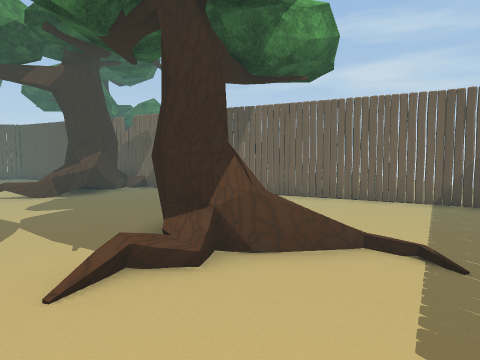
View 1 (above)

24 first-person views from a walk through a scene from a Unity 3-D project. The camera is 1.3 m above the floor, tilts 4° down and sees 70° across. The floor is counted in squares, 1 m on a side. Each view is taken from the middle of a square. On the plan, view 1 faces up. The plan holds only what a view shows up to about 15 squares ahead; the rest is blank. The place goes on beyond the plan. The player character is not drawn. Some surface patterns are stand-ins.

View 2
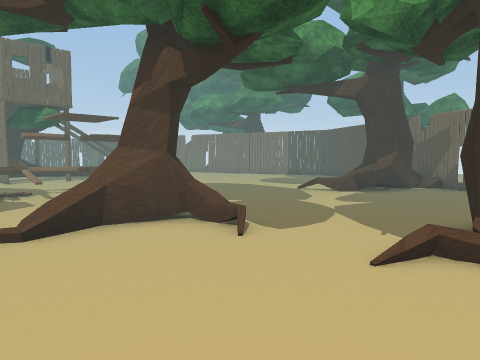

View 3
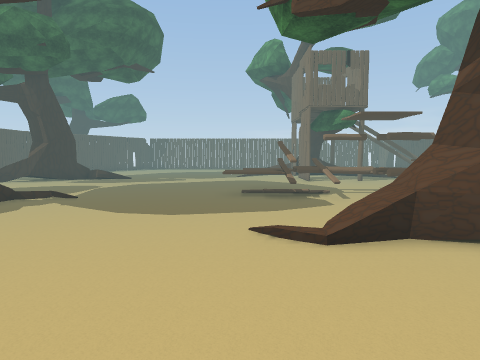

View 4
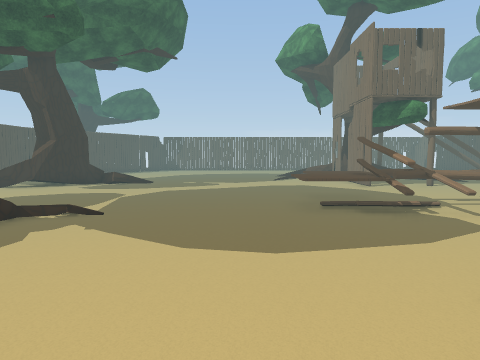

View 5
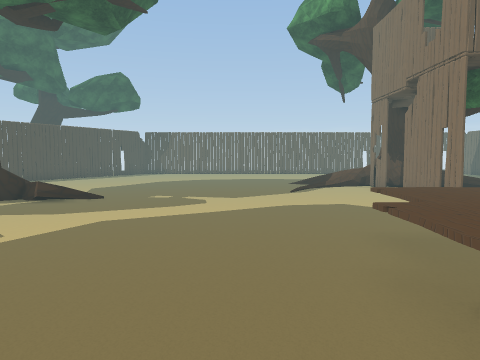

View 6
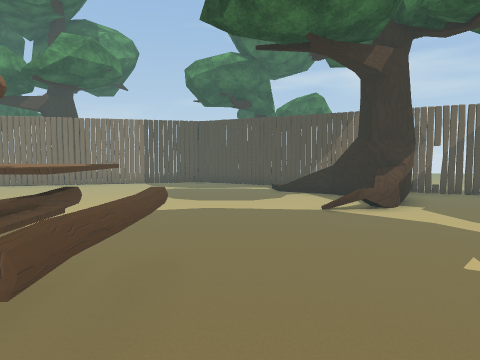

View 7
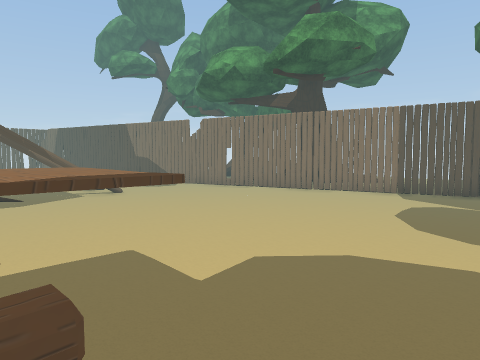

View 8
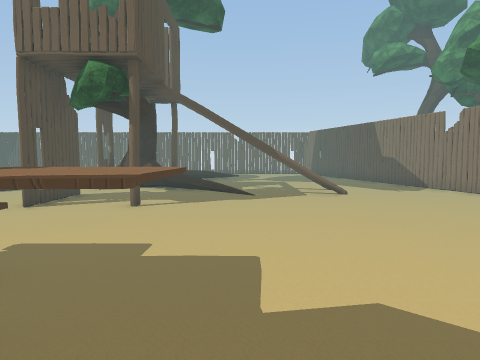

View 9
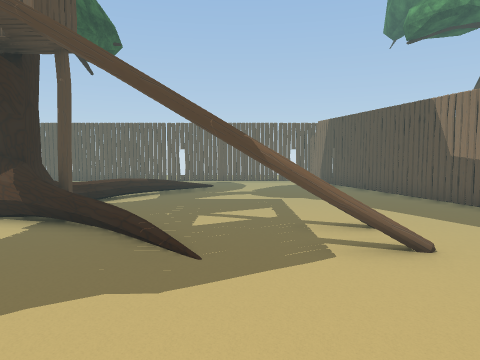

View 10
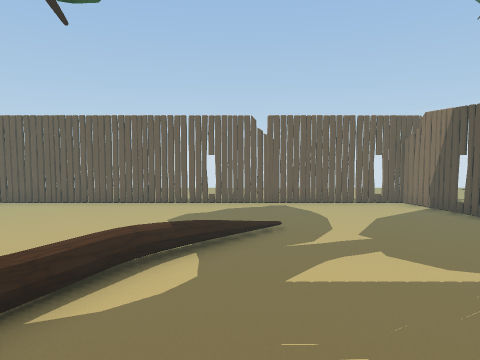

View 11
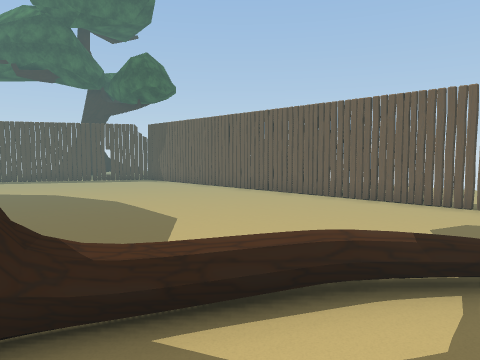

View 12
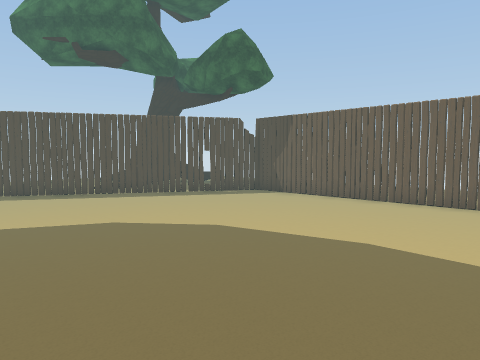

View 13
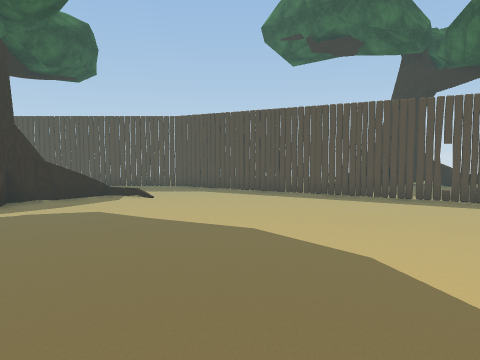

View 14
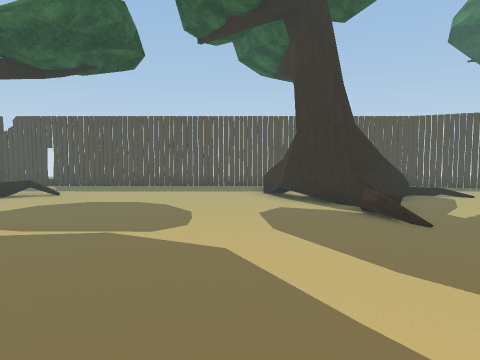

View 15
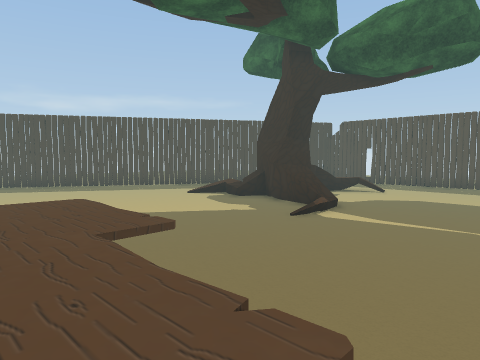

View 16
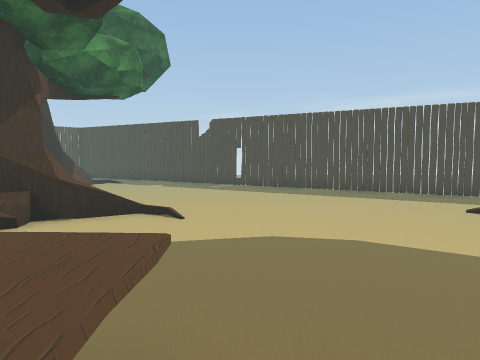

View 17
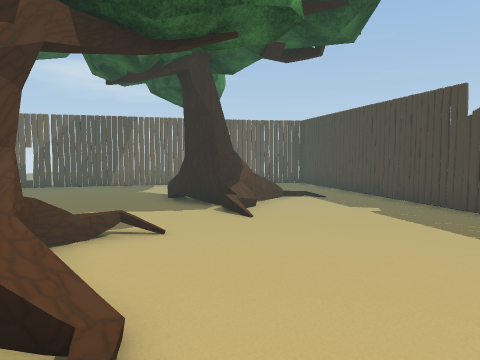

View 18
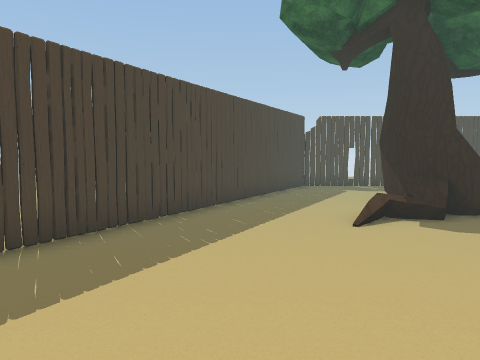

View 19
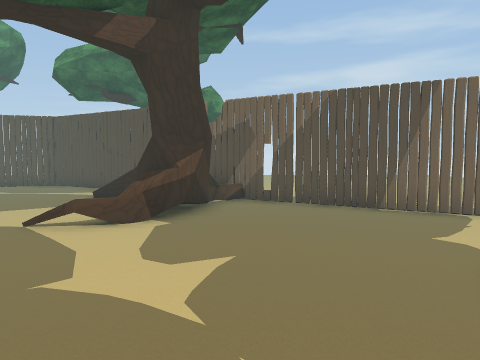

View 20
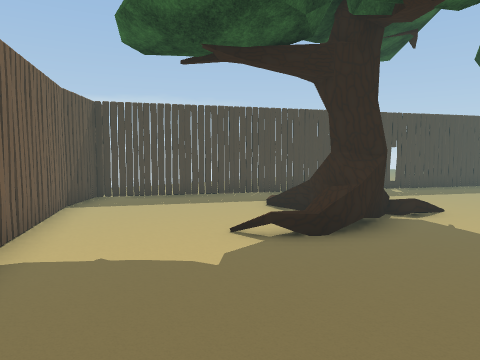

View 21
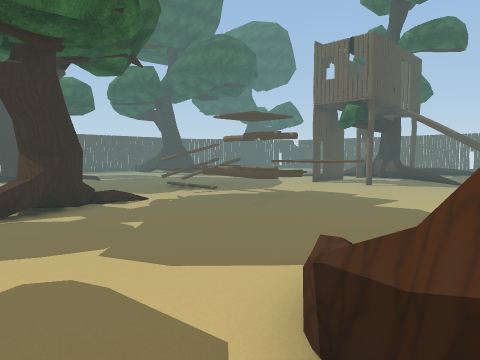

View 22
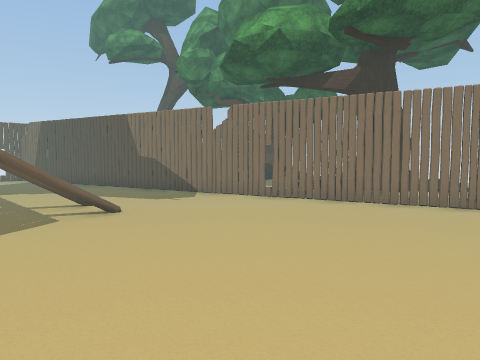

View 23
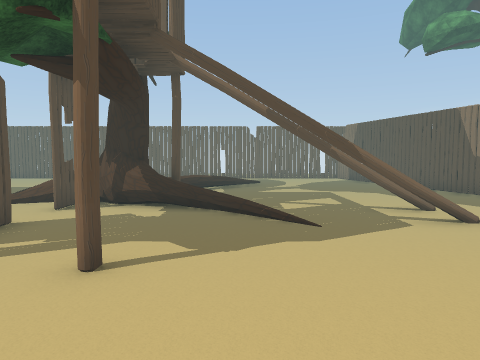

View 24
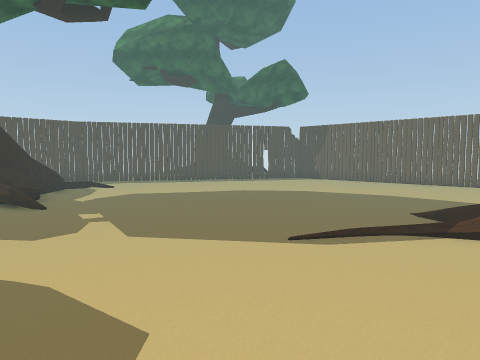

### Floor plan
Key: @ floor where view 1 was taken; # wall or solid block; x gap in a wall; . main floor; : floor 0.25 m higher than the main floor; / step, stairs or slope; = window, fence, low wall or low ledge; ^ raised ledge; P plank; I pillar; T thing the floor can be seen under or through; O other object.
Columns run from 36 left of view 1 to 7 right of it. Each row starts with its distance up from view 1.
 21                   #
 20                  ##
 19                  #...  ###
 18                   .####..##
 17                 ###........##
 16             #OOO.............##
 15         ####................. ##O
 14      ####...................=^##OO.
 13  #OOO........................###..##..
 12  x............................##....##
 11  #...........==...............^.......##
 10  #...........TT........................##..
  9  #...........TT..........................##
  8  #............:...........................##
  7  #.........../........^^^..........O......##
  6  x.....O....=/........^^^O.........##.....#
  5  #....  =O..I....I....^ ^O.........##=...##
  4  #.....   ###.........OOOO....=/...O.....#
  3  #.......  ##..###....OOOO...##=/.......#
  2  #........ =..........PPPP...##.........#
  1  #......../O/........^PPPP...==........#
  0  #.......././........^PPP...........@.O#
 -1  #...........=.......^^^^.............O
 -2  #...................................OO
 -3  #...................................#
 -4  #..................................#
 -5  #..................................#
 -6  #.................................#
 -7  #................................##
 -8  #..............#........O=#O#....#
 -9  #..............O.........=##....#
-10  OO............##..........##....#
-11    O#..........###.........^#...#
-12    .##........x###^........ ...##
-13       ##.....    .^............#
-14         ##....    =...........##
-15           ##..    ............#
-16 =###       ################x##

Where each view was taken, in squares from view 1:
view 1: 0 up, 0 right, facing up
view 2: 1 down, 0 right, facing up-left
view 3: 1 down, 1 left, facing left
view 4: 3 down, 4 left, facing left
view 5: 3 down, 10 left, facing left
view 6: 2 up, 10 left, facing up
view 7: 6 up, 10 left, facing up-left
view 8: 8 up, 10 left, facing left
view 9: 9 up, 17 left, facing left
view 10: 7 up, 23 left, facing left
view 11: 7 up, 25 left, facing down-left
view 12: 0 up, 24 left, facing down-left
view 13: 1 down, 27 left, facing down
view 14: 1 down, 17 left, facing down
view 15: 0 up, 16 left, facing down-right
view 16: 2 down, 14 left, facing right
view 17: 2 down, 7 left, facing up-right
view 18: 1 down, 4 left, facing down
view 19: 4 up, 4 left, facing up
view 20: 12 up, 4 left, facing down-right
view 21: 12 up, 4 left, facing down-left
view 22: 8 up, 14 left, facing up-left
view 23: 7 up, 15 left, facing left
view 24: 2 up, 18 left, facing down-left
